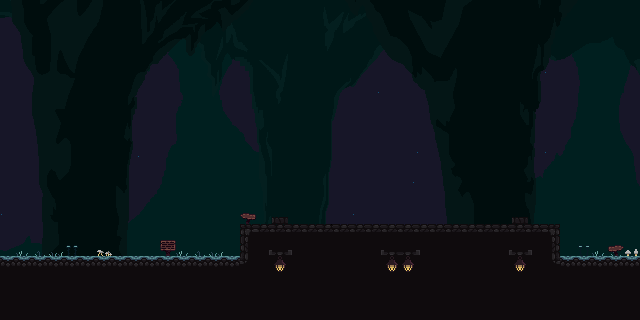

Tiled map render using the project's own tile images. Description and the whole map definition, tile-layer contents included, below:
An orthogonal 40x20 tile map with 16x16 px tiles, 2 tile layers (décor 2, décor 1), 2 tilesets and 7 objects.

<map version="1.10" tiledversion="1.12.1" orientation="orthogonal" renderorder="right-down" width="40" height="20" tilewidth="16" tileheight="16" infinite="0" nextlayerid="4" nextobjectid="10">
 <tileset firstgid="1" source="ent2.tsx" />
 <tileset firstgid="801" source="é.tsx" />
 <objectgroup id="3" name="collisions">
  <object id="1" x="-0.375" y="256" width="256.375" height="19.625" />
  <object id="2" x="240" y="224" width="15.75" height="51.375" />
  <object id="5" x="240" y="224" width="320" height="16" />
  <object id="6" x="544" y="224" width="16" height="48" />
  <object id="7" x="560" y="256" width="80" height="16" />
  <object id="8" x="511.969" y="217" width="16.125" height="8.125" />
  <object id="9" x="272" y="217.031" width="16" height="6.875" />
 </objectgroup>
 <layer id="2" name="décor 2" width="40" height="20">
  <data encoding="csv">
1052,1053,1054,1055,1056,1057,1058,1059,1060,1061,1062,1063,1064,1065,0,0,0,0,0,0,0,0,0,0,0,0,0,0,0,0,0,0,0,0,0,0,0,0,0,0,
1092,1093,1094,1095,1096,1097,1098,1099,1100,1101,1102,1103,1104,1105,0,0,0,0,0,0,0,0,0,0,0,0,0,0,0,1050,1051,1052,1053,1054,1055,1056,1057,1058,1059,1060,
1132,1133,1134,1135,1136,1137,1138,1139,1140,1141,1142,1143,1144,1145,1050,1051,1052,1053,1054,1055,1056,1057,1058,1059,1060,1061,1062,1063,1064,1090,1091,1092,1093,1094,1095,1096,1097,1098,1099,1100,
1172,1173,1174,1175,1176,1177,1178,1179,1180,1181,1182,1183,1184,1185,1090,1091,1092,1093,1094,1095,1096,1097,1098,1099,1100,1101,1102,1103,1104,1130,1131,1132,1133,1134,1135,1136,1137,1138,1139,1140,
1212,1213,1214,1215,1216,1217,1218,1219,1220,1221,1222,1223,1224,1225,1130,1131,1132,1133,1134,1135,1136,1137,1138,1139,1140,1141,1142,1143,1144,1170,1171,1172,1173,1174,1175,1176,1177,1178,1179,1180,
1252,1253,1254,1255,1256,1257,1258,1259,1260,1261,1262,1263,1264,1265,1170,1171,1172,1173,1174,1175,1176,1177,1178,1179,1180,1181,1182,1183,1184,1210,1211,1212,1213,1214,1215,1216,1217,1218,1219,1220,
1051,1052,1053,1054,1055,1056,1057,1058,1059,1060,1061,1062,1063,1064,1210,1211,1212,1213,1214,1215,1216,1050,1051,1052,1053,1054,1055,1056,1057,1050,1051,1052,1053,1054,1055,1056,1057,1058,1059,1060,
1091,1092,1093,1094,1095,1096,1097,1098,1099,1100,1101,1102,1103,1104,1250,1251,1252,1253,1254,1255,1256,1090,1091,1092,1093,1094,1095,1096,1097,1090,1091,1092,1093,1094,1095,1096,1097,1098,1099,1100,
1131,1132,1133,1134,1135,1136,1137,1138,1139,1140,1141,1142,1143,1144,1290,1291,1292,1293,1294,1295,1296,1130,1131,1132,1133,1134,1135,1136,1137,1130,1131,1132,1133,1134,1135,1136,1137,1138,1139,1140,
1171,1172,1173,1174,1175,1176,1177,1178,1179,1180,1181,1182,1183,1184,1330,1331,1332,1333,1334,1335,1336,1170,1171,1172,1173,1174,1175,1176,1177,1170,1171,1172,1173,1174,1175,1176,1177,1178,1179,1180,
1211,1212,1213,1214,1215,1216,1217,1218,1219,1220,1221,1222,1223,1224,1370,1371,1372,1373,1374,1375,1376,1210,1211,1212,1213,1214,1215,1216,1217,1210,1211,1212,1213,1214,1215,1216,1217,1218,1219,1220,
1251,1252,1253,1254,1255,1256,1257,1258,1259,1260,1261,1262,1263,1264,1410,1411,1412,1413,1414,1415,1416,1250,1251,1252,1253,1254,1255,1256,1257,1250,1251,1252,1253,1254,1255,1256,1257,1258,1259,1260,
1291,1292,1293,1294,1295,1296,1297,1298,1299,1300,1301,1302,1303,1304,1450,1451,1452,1453,1454,1455,1456,1290,1291,1292,1293,1294,1295,1296,1297,1290,1291,1292,1293,1294,1295,1296,1297,1298,1299,1300,
1331,1332,1333,1334,1335,1336,1337,1338,1339,1340,1341,1342,1343,1344,1490,1491,1492,1493,1494,1495,1496,1330,1331,1332,1333,1334,1335,1336,1337,1330,1331,1332,1333,1334,1335,1336,1337,1338,1339,1340,
1371,1372,1373,1374,1375,1376,1377,1378,1379,1380,1381,1382,1383,1384,1385,0,0,0,0,0,0,1370,1371,1372,1373,1374,1375,1376,1377,1370,1371,1372,1373,1374,1375,1376,1377,1378,1379,1380,
1411,1412,1413,1414,1415,1416,1417,1418,1419,1420,1421,1422,1423,1424,1425,0,0,0,0,0,0,1410,1411,1412,1413,1414,1415,1416,1417,1410,1411,1412,1413,1414,1415,1416,1417,1418,1419,1420,
1451,1452,1453,1454,1455,1456,1457,1458,1459,1460,1461,1462,1463,1464,1465,0,0,0,0,0,0,1450,1451,1452,1453,1454,1455,1456,1457,1450,1451,1452,1453,1454,1455,1456,1457,1458,1459,1460,
1491,1492,1493,1494,1495,1496,1497,1498,1499,1500,1501,1502,1503,1504,1505,0,0,0,0,0,0,1490,1491,1492,1493,1494,1495,1496,1497,1490,1491,1492,1493,1494,1495,1496,1497,1498,1499,1500,
0,0,0,0,0,0,0,0,0,0,0,0,0,0,0,0,0,0,0,0,0,0,0,0,0,0,0,0,0,0,0,0,0,0,0,0,0,0,0,0,
0,0,0,0,0,0,0,0,0,0,0,0,0,0,0,0,0,0,0,0,0,0,0,0,0,0,0,0,0,0,0,0,0,0,0,0,0,0,0,0
</data>
 </layer>
 <layer id="1" name="décor 1" width="40" height="20">
  <data encoding="csv">
1,2,3,4,5,6,7,8,9,10,11,12,13,14,15,16,17,18,19,20,21,22,23,24,25,26,27,28,29,30,31,32,33,34,35,36,37,38,39,40,
41,42,43,44,45,46,47,48,49,50,51,52,53,54,55,56,57,58,59,60,61,62,63,64,65,66,67,68,69,70,71,72,73,74,75,76,77,78,79,80,
81,82,83,84,85,86,87,88,89,90,91,92,93,94,95,96,97,98,99,100,101,102,103,104,105,106,107,108,109,110,111,112,113,114,115,116,117,118,119,120,
121,122,123,124,125,126,127,128,129,130,131,132,133,134,135,136,137,138,139,140,141,142,143,144,145,146,147,148,149,150,151,152,153,154,155,156,157,158,159,160,
161,162,163,164,165,166,167,168,169,170,171,172,173,174,175,176,177,178,179,180,181,182,183,184,185,186,187,188,189,190,191,192,193,194,195,196,197,198,199,200,
201,202,203,204,205,206,207,208,209,210,211,212,213,214,215,216,217,218,219,220,221,222,223,224,225,226,227,228,229,230,231,232,233,234,235,236,237,238,239,240,
241,242,243,244,245,246,247,248,249,250,251,252,253,254,255,256,257,258,259,260,261,262,263,264,265,266,267,268,269,270,271,272,273,274,275,276,277,278,279,280,
281,282,283,284,285,286,287,288,289,290,291,292,293,294,295,296,297,298,299,300,301,302,303,304,305,306,307,308,309,310,311,312,313,314,315,316,317,318,319,320,
321,322,323,324,325,326,327,328,329,330,331,332,333,334,335,336,337,338,339,340,341,342,343,344,345,346,347,348,349,350,351,352,353,354,355,356,357,358,359,360,
361,362,363,364,365,366,367,368,369,370,371,372,373,374,375,376,377,378,379,380,381,382,383,384,385,386,387,388,389,390,391,392,393,394,395,396,397,398,399,400,
401,402,403,404,405,406,407,408,409,410,411,412,413,414,415,416,417,418,419,420,421,422,423,424,425,426,427,428,429,430,431,432,433,434,435,436,437,438,439,440,
441,442,443,444,445,446,447,448,449,450,451,452,453,454,455,456,457,458,459,460,461,462,463,464,465,466,467,468,469,470,471,472,473,474,475,476,477,478,479,480,
481,482,483,484,485,486,487,488,489,490,491,492,493,494,495,496,497,498,499,500,501,502,503,504,505,506,507,508,509,510,511,512,513,514,515,516,517,518,519,520,
521,522,523,524,525,526,527,528,529,530,531,532,533,534,535,536,537,538,539,540,541,542,543,544,545,546,547,548,549,550,551,552,553,554,555,556,557,558,559,560,
561,562,563,564,565,566,567,568,569,570,571,572,573,574,575,576,577,578,579,580,581,582,583,584,585,586,587,588,589,590,591,592,593,594,595,596,597,598,599,600,
601,602,603,604,605,606,607,608,609,610,611,612,613,614,615,616,617,618,619,620,621,622,623,624,625,626,627,628,629,630,631,632,633,634,635,636,637,638,639,640,
641,642,643,644,645,646,647,648,649,650,651,652,653,654,655,656,657,658,659,660,661,662,663,664,665,666,667,668,669,670,671,672,673,674,675,676,677,678,679,680,
681,682,683,684,685,686,687,688,689,690,691,692,693,694,695,696,697,698,699,700,701,702,703,704,705,706,707,708,709,710,711,712,713,714,715,716,717,718,719,720,
721,722,723,724,725,726,727,728,729,730,731,732,733,734,735,736,737,738,739,740,741,742,743,744,745,746,747,748,749,750,751,752,753,754,755,756,757,758,759,760,
761,762,763,764,765,766,767,768,769,770,771,772,773,774,775,776,777,778,779,780,781,782,783,784,785,786,787,788,789,790,791,792,793,794,795,796,797,798,799,800
</data>
 </layer>
</map>
